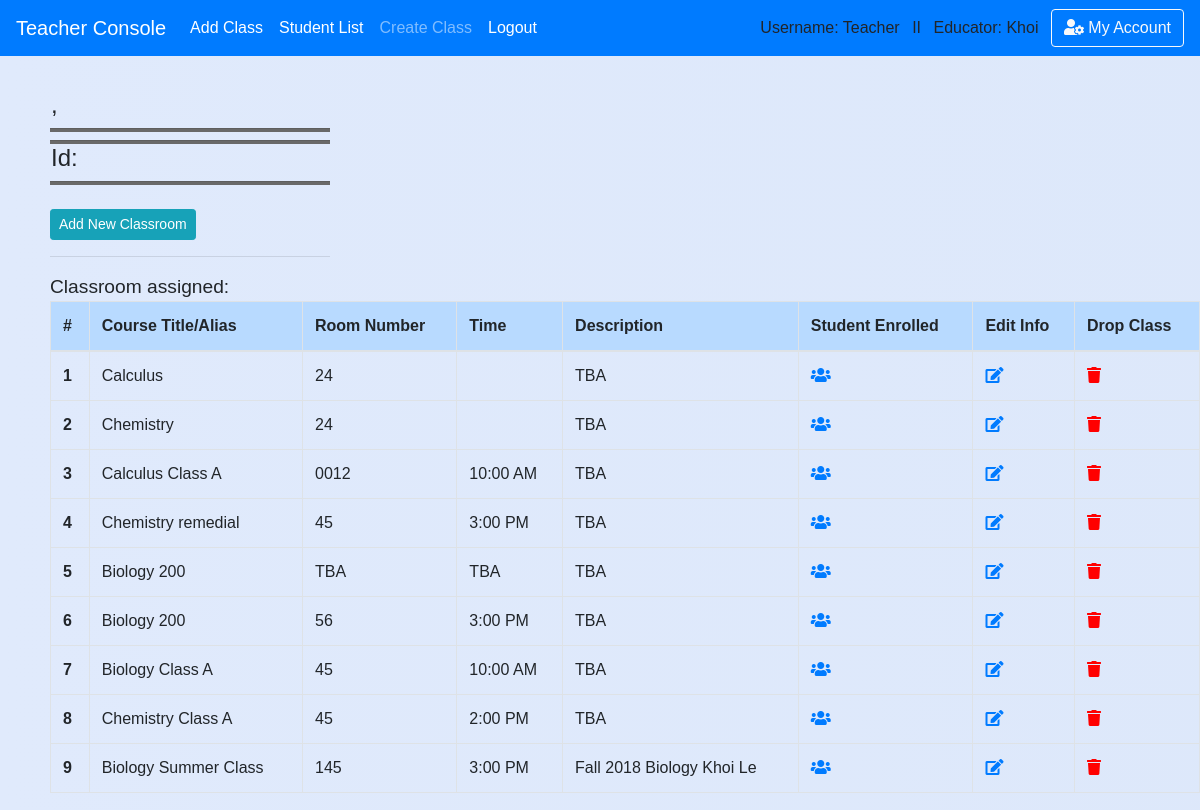
Screenshot of /teacher/classroom (signed in) with the database file from the repository.
### school_app/models.py (models this page shows, shortened)
class Classroom(models.Model):
    course_title = models.CharField(max_length=50,default='')
    course_number = models.CharField(max_length=20,default='')
    teacher_name = models.CharField(max_length=50,default='')
    teacher_idx = models.CharField(max_length=10,default='')
    room_number = models.CharField(max_length=10,default='TBA')
    time = models.CharField(max_length=10,blank=True, null=True,default='TBA')
    description = models.CharField(max_length=300,default='TBA')
    teacher = models.ForeignKey('Teacher',blank=True, null=True, on_delete = models.SET_NULL, related_name='classroom_by_teacher')
    course = models.ForeignKey('Course',blank=True, null=True, on_delete = models.SET_NULL, related_name='course_in_classroom')
    student = models.ManyToManyField(Student, blank=True)

### school_app/views_logged.py (the view)
# urls.py: path('teacher/classroom', views_logged.classroom, name='classroom_list'),
def classroom(request,course_id=None):
    if is_login(request) == False:
        return redirect('/login')
    if is_login(request) == True:
        if request.user.profile.is_teacher == False:
            messages.warning(request, "You don't have Instructor's Privilege!")
            return redirect('/')
        course = Course.objects.filter(id=course_id).first()
        classes = Classroom.objects.filter(course=course)
        return render(request,'teacher/classroom/view_classroom.html',
        {'classes':classes,'course':course})

### school_app/views_functions.py (called while the page is built)
def is_login(request):
    if not request.user.is_authenticated:
        messages.warning(request, "Please Login or Create an Account.")
        return False
    return True

### school_app/templates/teacher/classroom/view_classroom.html (shortened to what this page needs)
{% extends 'base.html' %}
{% block content %}
<div class='content'>
        <div style="width: 280px">
        <h4 style='padding-left: 1px'>{{ course.semester }}, {{ course.year }}</h4>
        <hr class='hr-line'/>
        <hr class='hr-line'/>
        <h4 style='padding-left: 1px'>Id: {{course.course_number}}</h4>
        <hr class='hr-line'/>
        <br>
        <a href='{% url "add_classroom" course_id=course.id %}' class="btn btn-info btn-sm" role="button">Add New Classroom</a>
        <hr/>
        </div
        {% if classes %}
          <h5><big>Classroom assigned:</big></h5>
          <table class="table table-hover table-bordered pad-right-table">
            <thead class='table-primary'>
            <tr>
              <th scope="col">#</th>
              <th scope="col">Course Title/Alias</th>
              <th scope="col">Room Number</th>
              <th scope="col">Time</th>
              <th scope="col">Description</th>
              <th scope="col">Student Enrolled</th>
              <th scope="col">Edit Info</th>
              <th scope="col">Drop Class</th>
            </tr>
            </thead>
            <tbody>
        {% for class in classes %}
            <tr>
              <th scope="row">{{ forloop.counter }}</th>
              <td>{{ class.course_title }}</td>
              <td>{{ class.room_number }}</td>
              <td>{{ class.time }}</td>
              <td>{{ class.description }}</td>
              <td>
                <a href='{% url "edit_course" course_id=course.id %}'><i class="fas fa-users"></i></a>
              </td>
              <td>
                <a href='{% url "edit_classroom" classroom_id=class.id %}'><i class="fas fa-edit"></i></a>
              </td>
              <td><a href='{% url "delete_classroom" classroom_id=class.id %}'>
                <i style='color:red' class="fas fa-trash test" data-toggle="popover" data-placement="top" data-trigger="hover" data-content="ALERT!"></i></a></td>
            </tr>
        {% endfor %}
            </tbody>
          </table>
        {% else %}
        <h4><div class="alert-inherit alert-info" role="alert"><i class="fas fa-exclamation"></i> No Classes assigned to this course.</div></h4>
        {% endif %}
{% endblock %}

### school_app/templates/base.html (shortened to what this page needs)
<!doctype html>
<html>
    <head>
{% load static %}
        <link rel="stylesheet" type="text/css" href="{% static 'school_app/style.css' %}" />
        <link rel="stylesheet" href="https://stackpath.bootstrapcdn.com/bootstrap/4.1.0/css/bootstrap.min.css">
        <link rel="stylesheet" href="https://use.fontawesome.com/releases/v5.0.13/css/all.css">
    </head>
{% if request.user.profile.is_teacher %}
  <body class='body-teacher'>
{% else %}
  <body>
{% endif %}<header>
<nav class="navbar navbar-expand-lg navbar-dark bg-primary">
    <a class="navbar-brand" href="/teacher">Teacher Console</a>
    <div class="navbar-collapse collapse show" id="navbarColor02" style="">
      <ul class="navbar-nav mr-auto">
        <li class="nav-item active">
          <a class="nav-link" href="/teacher/add_class">Add Class<span class="sr-only">(current)</span></a>
        </li>
        <li class="nav-item active">
          <a class="nav-link" href="/teacher/student_list">Student List<span class="sr-only">(current)</span></a>
        </li>
        <li class="nav-item">
          <a class="nav-link" href="/teacher/add_class">Create Class</a>
        </li>
        <li class="nav-item active">
          <a class="nav-link" href="{% url 'logout' %}">Logout</a>
        </li>
      </ul>
      {% if request.user.username %}
          Username: {{ request.user.username }} &ensp;II&ensp;
      {% endif %}
        {% if request.user.profile.is_teacher %}
          Educator: {{request.user.first_name}} &ensp;
        {% endif %}
        <button class="btn btn-outline-light my-2 my-sm-0" type="submit"> <i class="fas fa-user-cog"></i> My Account</button>
    </div>
  </nav>
    </header>
    {% block content %}
    {% endblock %}
</body>
</html>

### school_app/static/school_app/style.css (style rules this page uses)
.body-teacher { font-family:sans-serif; background: linear-gradient(to right, #e0eafc, #cfdef3); background-size: 600% 100%; }
.content { padding-top: 35px; padding-left:50px; }
.hr-line { height: 1px; background-color: dimgrey; padding: 1px; margin: 0px; }

### school_app/templates/base.html (style rules this page uses)
body { padding-top:0px }
button { background-color: rgb(139, 253, 183) }
form,h1,ul { padding-left: 30px; }

### rows the page displays
Classroom: course_title "Calculus", room_number "24", description "TBA"
Classroom: course_title "Chemistry", room_number "24", description "TBA"
Classroom: course_title "Calculus Class A", room_number "0012", time "10:00 AM", description "TBA"
Classroom: course_title "Chemistry remedial", room_number "45", time "3:00 PM", description "TBA"
Classroom: course_title "Biology 200", room_number "TBA", time "TBA", description "TBA"
Classroom: course_title "Biology 200", room_number "56", time "3:00 PM", description "TBA"
Classroom: course_title "Biology Class A", room_number "45", time "10:00 AM", description "TBA"
Classroom: course_title "Chemistry Class A", room_number "45", time "2:00 PM", description "TBA"
Classroom: course_title "Biology Summer Class", room_number "145", time "3:00 PM", description "Fall 2018 Biology Khoi Le"

### other values shown
{{ request.user.username }} "Teacher"
{{ request.user.first_name }} "Khoi"
